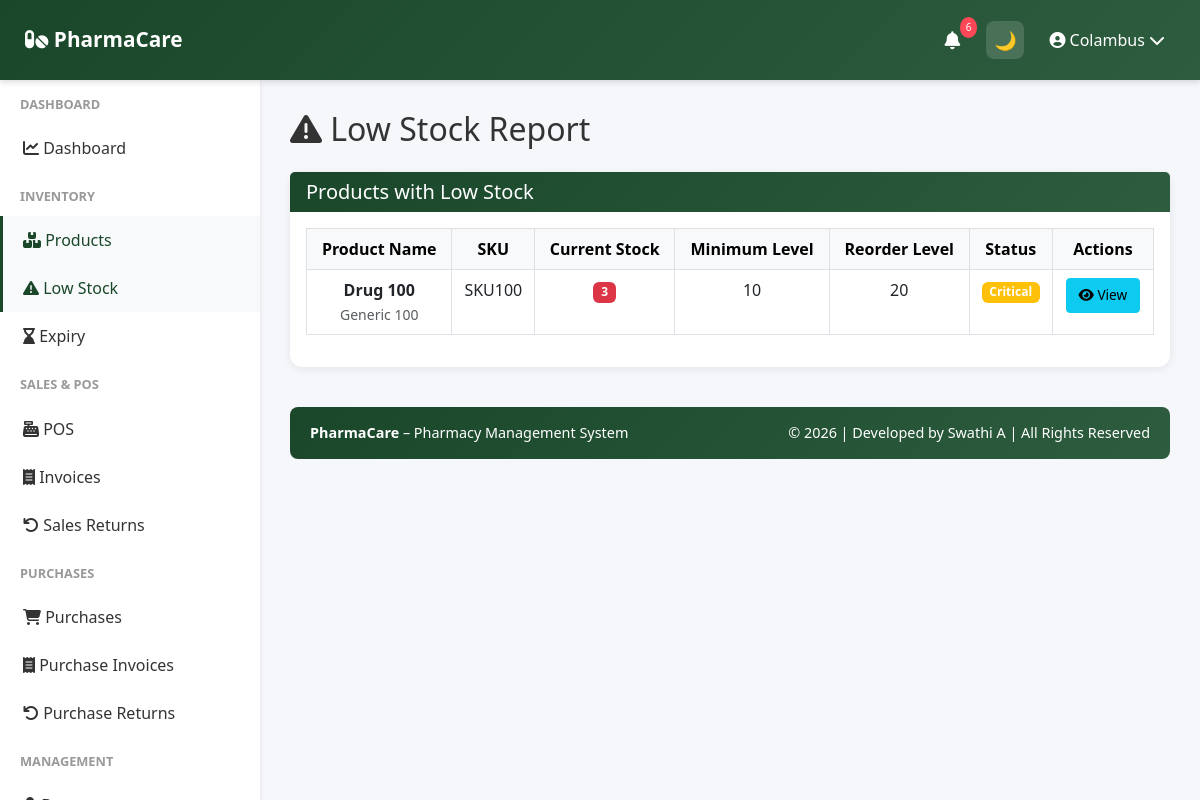
The app's page /inventory/low-stock (signed in) with its own data.
### app/models.py (models this page shows, shortened)
class User(UserMixin, db.Model):
    __tablename__ = 'user'
    id = db.Column(db.Integer, primary_key=True)
    company_id = db.Column(db.Integer, db.ForeignKey('company.id'), nullable=False)
    role = db.Column(db.String(20), default='manager')
    username = db.Column(db.String(255), unique=True, nullable=False)
    password_hash = db.Column(db.String(255), nullable=False)
    is_active = db.Column(db.Boolean, default=True)
    last_login = db.Column(db.DateTime)
    created_date = db.Column(db.DateTime, default=datetime.utcnow)
    updated_date = db.Column(db.DateTime, default=datetime.utcnow, onupdate=datetime.utcnow)
    company = db.relationship('Company', back_populates='user')

class Product(db.Model):
    __tablename__ = 'product'
    id = db.Column(db.Integer, primary_key=True)
    company_id = db.Column(db.Integer, db.ForeignKey('company.id'), nullable=False)
    product_name = db.Column(db.String(255), nullable=False)
    generic_name = db.Column(db.String(255))
    brand = db.Column(db.String(255))
    category = db.Column(db.String(100), nullable=False)
    manufacturer = db.Column(db.String(255))
    batch_number = db.Column(db.String(100))
    barcode = db.Column(db.String(100), unique=True)
    sku = db.Column(db.String(100), unique=True, nullable=False)
    purchase_price = db.Column(db.Float, nullable=False)
    selling_price = db.Column(db.Float, nullable=False)
    mrp = db.Column(db.Float, nullable=False)
    tax_percentage = db.Column(db.Float, default=0)
    manufacturing_date = db.Column(db.DateTime)
    expiry_date = db.Column(db.DateTime)
    quantity = db.Column(db.Integer, default=0)
    minimum_stock_level = db.Column(db.Integer, default=10)
    reorder_level = db.Column(db.Integer, default=20)
    prescription_required = db.Column(db.Boolean, default=False)
    description = db.Column(db.Text)
    image_path = db.Column(db.String(500))
    created_date = db.Column(db.DateTime, default=datetime.utcnow)
    updated_date = db.Column(db.DateTime, default=datetime.utcnow, onupdate=datetime.utcnow)
    is_active = db.Column(db.Boolean, default=True)
    company = db.relationship('Company', back_populates='products')
    stock_movements = db.relationship('StockMovement', back_populates='product', cascade='all, delete-orphan')
    sale_items = db.relationship('SaleItem', back_populates='product', cascade='all, delete-orphan')
    purchase_items = db.relationship('PurchaseItem', back_populates='product', cascade='all, delete-orphan')
    category_id = db.Column(db.Integer, db.ForeignKey('category.id'))
    unit_id = db.Column(db.Integer, db.ForeignKey('unit.id'))
    category_rel = db.relationship('Category', back_populates='products')
    unit_rel = db.relationship('Unit', back_populates='products')

### app/routes/inventory.py (the view)
@inventory_bp.route('/low-stock')
@login_required
def low_stock_report():
    products = Product.query.filter(
        Product.company_id == current_user.company_id,
        Product.quantity <= Product.minimum_stock_level,
        Product.is_active == True
    ).all()
    return render_template("inventory/low_stock_report.html", products=products)

### app/templates/inventory/low_stock_report.html (shortened to what this page needs)
{% extends "base.html" %}
{% block content %}
<h2 class="mb-4">
    <i class="fas fa-exclamation-triangle"></i> Low Stock Report
</h2>
{% if products %}
<div class="card">
    <div class="card-header">
        <h5 class="mb-0">Products with Low Stock</h5>
    </div>
    <div class="card-body">
        <div class="table-responsive">
            <table class="table table-hover table-bordered">
                <thead class="table-light">
                    <tr>
                        <th class="text-center">Product Name</th>
                        <th class="text-center">SKU</th>
                        <th class="text-center">Current Stock</th>
                        <th class="text-center">Minimum Level</th>
                        <th class="text-center">Reorder Level</th>
                        <th class="text-center">Status</th>
                        <th class="text-center">Actions</th>
                    </tr>
                </thead>
                <tbody>
                    {% for product in products %}
                    <tr>
                        <td class="text-center">
                            <strong>{{ product.product_name }}</strong><br>
                            <small class="text-muted">{{ product.generic_name or '' }}</small>
                        </td>
                        <td class="text-center">{{ product.sku }}</td>
                        <td class="text-center">
                            <span class="badge bg-danger">{{ product.quantity }}</span>
                        </td>
                        <td class="text-center">{{ product.minimum_stock_level }}</td>
                        <td class="text-center">{{ product.reorder_level }}</td>
                        <td class="text-center">
                            {% if product.quantity == 0 %}
                            <span class="badge bg-danger">Out of Stock</span>
                            {% elif product.quantity < product.minimum_stock_level %}
                            <span class="badge bg-warning">Critical</span>
                            {% endif %}
                        </td>
                        <td class="text-center">
                            <a href="{{ url_for('inventory.product_detail', product_id=product.id) }}" class="btn btn-sm btn-info">
                                <i class="fas fa-eye"></i> View
                            </a>
                        </td>
                    </tr>
                    {% endfor %}
                </tbody>
            </table>
        </div>
    </div>
</div>
{% else %}
<div class="alert alert-success">
    <i class="fas fa-check-circle"></i> No products with low stock! All items are well stocked.
</div>
{% endif %}
{% endblock %}

### app/templates/base.html (shortened to what this page needs)
<!doctype html>
<html lang="en" data-theme="light">
  <head>
    <link
      href="https://cdn.jsdelivr.net/npm/bootstrap@5.3.0/dist/css/bootstrap.min.css"
      rel="stylesheet"
    />
    <link
      rel="stylesheet"
      href="https://cdnjs.cloudflare.com/ajax/libs/font-awesome/6.4.0/css/all.min.css"
    />
  </head>
  <body>
   <nav class="navbar">
  <a class="navbar-brand" href="{{ url_for('dashboard.dashboard') }}">
    <i class="fas fa-pills"></i> PharmaCare
  </a>
  <div class="navbar-right">
    <div class="nav-icon dropdown">
      <a href="#" data-bs-toggle="dropdown">
        <i class="fas fa-bell"></i>
        <span id="alert-badge" class="notification-badge">3</span>
      </a>
    </div>
    <button id="themeToggle" class="nav-icon">
      🌙
    </button>
    <div class="user-menu-navbar dropdown">
      <a href="#" data-bs-toggle="dropdown">
        <i class="fas fa-user-circle"></i>
        {{ current_user.username }}
        <i class="fas fa-chevron-down"></i>
      </a>
    </div>
  </div>
</nav>
    {% if current_user.is_authenticated %}
    <div class="sidebar">
      <nav class="nav flex-column">
        {% if current_user.company and current_user.company.company_name ==
        'Platform Admin' %}
        <div class="nav-section-title">Admin</div>
        <a
          class="nav-link {% if 'admin/companies' in request.path %}active{% endif %}"
          href="{{ url_for('admin.companies_list') }}"
        >
          <i class="fas fa-building"></i> Companies
        </a>
        <a class="nav-link" href="{{ url_for('auth.profile') }}">
          <i class="fas fa-cog"></i> Settings
        </a>
        {% else %}
        <div class="nav-section-title">Dashboard</div>
        <a
          class="nav-link {% if request.endpoint == 'dashboard.dashboard' %}active{% endif %}"
          href="{{ url_for('dashboard.dashboard') }}"
        >
          <i class="fas fa-chart-line"></i> Dashboard
        </a>
        <div class="nav-section-title">Inventory</div>
        <a
          class="nav-link {% if 'inventory' in request.path %}active{% endif %}"
          href="{{ url_for('inventory.products_list') }}"
        >
          <i class="fas fa-boxes"></i> Products
        </a>
        <a
          class="nav-link {% if request.endpoint == 'inventory.low_stock_report' %}active{% endif %}"
          href="{{ url_for('inventory.low_stock_report') }}"
        >
          <i class="fas fa-exclamation-triangle"></i> Low Stock
        </a>
        <a
          class="nav-link {% if request.endpoint == 'inventory.expiry_report' %}active{% endif %}"
          href="{{ url_for('inventory.expiry_report') }}"
        >
          <i class="fas fa-hourglass-end"></i> Expiry
        </a>
        <div class="nav-section-title">Sales & POS</div>
        <a
          class="nav-link {% if request.endpoint == 'sales.pos' %}active{% endif %}"
          href="{{ url_for('sales.pos') }}"
        >
          <i class="fas fa-cash-register"></i> POS
        </a>
        <a
          class="nav-link {% if 'invoices' in request.path %}active{% endif %}"
          href="{{ url_for('sales.invoices_list') }}"
        >
          <i class="fas fa-receipt"></i> Invoices
        </a>
        <a
          class="nav-link {% if request.endpoint == 'sales.sales_returns_list' %}active{% endif %}"
          href="{{ url_for('sales.sales_returns_list') }}"
        >
          <i class="fas fa-undo"></i> Sales Returns
        </a>
<div class="nav-section-title">Purchases</div>
<a
  class="nav-link {% if request.endpoint == 'purchases.purchases_list' %}active{% endif %}"
  href="{{ url_for('purchases.purchases_list') }}"
>
  <i class="fas fa-shopping-cart"></i> Purchases
</a>
<a
  class="nav-link {% if 'purchases' in request.path %}active{% endif %}"
  href="{{ url_for('purchases.purchases_list') }}"
>
  <i class="fas fa-receipt"></i> Purchase Invoices
</a>
<a
  class="nav-link {% if request.endpoint == 'purchases.returns_list' %}active{% endif %}"
  href="{{ url_for('purchases.returns_list') }}"
>
  <i class="fas fa-undo"></i> Purchase Returns
</a>
        <div class="nav-section-title">Management</div>
        <a
          class="nav-link {% if 'doctors' in request.path %}active{% endif %}"
          href="{{ url_for('doctors.doctors_list') }}"
        >
        </a>
        {% endif %}
      </nav>
    </div>
    {% endif %}
    <div
      class="{% if current_user.is_authenticated %}main-content{% else %}auth-page{% endif %}"
    >
       {% block content %}{% endblock %}
      <footer class="footer text-center">
        <div class="row">
          <div class="col-md-6 text-md-start">
            <strong>PharmaCare</strong> – Pharmacy Management System
          </div>
          <div class="col-md-6 text-md-end">
            © 2026 | Developed by Swathi A | All Rights Reserved
          </div>
        </div>
      </footer>
    </div>
  </body>
</html>

### app/templates/base.html (style rules this page uses)
:root { --primary-color: #1a472a; --secondary-color: #2d5c3f; --danger-color: #dc3545; --success-color: #28a745; --warning-color: #ffc107; --info-color: #17a2b8; --bg-color: #f5f7fa; --text-color: #333; --card-bg: #ffffff; --sidebar-bg: #ffffff; }
body { font-family: "Segoe UI", Tahoma, Geneva, Verdana, sans-serif; background: var(--bg-color); color: var(--text-color); }
.navbar { background: linear-gradient(135deg,var(--primary-color),var(--secondary-color)); box-shadow:0 2px 6px rgba(0,0,0,0.15); position:fixed; top:0; left:0; width:100%; height: 80px; z-index:1000; display:flex; align-items:center; justify-content:space-between; padding:0 25px; }
.navbar-brand { font-weight:600; font-size:1.3rem; }
.navbar-right { display:flex; align-items:center; gap:15px; }
.nav-icon { width:38px; height:38px; display:flex; align-items:center; justify-content:center; border-radius:8px; color:#fff; font-size:18px; cursor:pointer; position:relative; transition:all 0.25s ease; }
.navbar a { color:white !important; text-decoration:none; }
#themeToggle { border:none; background:rgba(255,255,255,0.15); width:38px; height:38px; border-radius:8px; display:flex; align-items:center; justify-content:center; font-size:18px; cursor:pointer; }
.navbar .fa-bell { color:white; }
.notification-badge { position:absolute; top:-4px; right:-6px; background:#ff4757; color:white; font-size:10px; padding:3px 6px; border-radius:50%; }
.user-menu-navbar { display:flex; align-items:center; gap:8px; color:white; font-weight:500; cursor:pointer; padding:6px 10px; border-radius:8px; transition:all 0.25s ease; }
.sidebar { background: var(--sidebar-bg); box-shadow:0 2px 4px rgba(0,0,0,0.1); position:fixed; top:80px; left:0; bottom:0; width:260px; overflow-y:auto; }
.sidebar .nav-link { color:var(--text-color); padding:12px 20px; border-left:3px solid transparent; transition:.3s; }
.sidebar .nav-link:hover, .sidebar .nav-link.active { background:#f8f9fa; border-left-color:var(--primary-color); color:var(--primary-color); }
.sidebar .nav-section-title { font-size:.8rem; font-weight:600; color:#999; text-transform:uppercase; padding:15px 20px 10px; }
.main-content { margin-left:260px; margin-top:80px; padding:30px; }
.card, .stat-card { background:var(--card-bg); color:var(--text-color); border:none; border-radius:12px; box-shadow:0 2px 8px rgba(0,0,0,0.08); }
.card-header { background:linear-gradient(135deg,var(--primary-color),var(--secondary-color)); color:#fff; border:none; font-weight:600; }
.btn-sm { padding:6px 12px; font-size:.85rem; }
.footer { background:linear-gradient(135deg,var(--primary-color),var(--secondary-color)); color:#fff; padding:15px 20px; margin-top:40px; border-radius:8px; font-size:.9rem; }

### records on screen
User: username "Colambus"
Product: product_name "Drug 100", generic_name "Generic 100", sku "SKU100", quantity "3", minimum_stock_level "10", reorder_level "20", shows "Critical"
